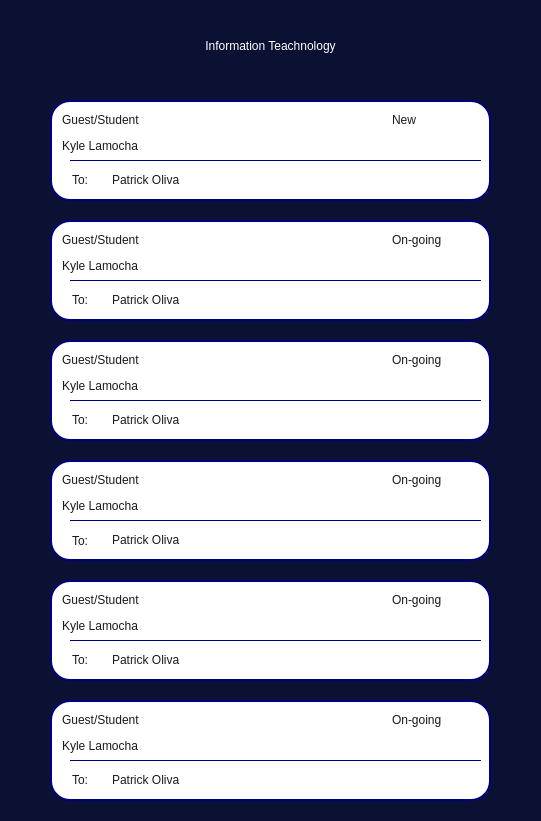
   <widget class="QFrame" name="frame_15">
    <property name="geometry">
     <rect>
      <x>700</x>
      <y>190</y>
      <width>541</width>
      <height>821</height>
     </rect>
    </property>
    <property name="styleSheet">
     <string notr="true">QFrame{
	background-color: rgb(11, 17, 51);
border-radius: 20px;

}

</string>
    </property>
    <property name="frameShape">
     <enum>QFrame::StyledPanel</enum>
    </property>
    <property name="frameShadow">
     <enum>QFrame::Raised</enum>
    </property>
    <widget class="QLabel" name="label_11">
     <property name="geometry">
      <rect>
       <x>0</x>
       <y>20</y>
       <width>541</width>
       <height>51</height>
      </rect>
     </property>
     <property name="styleSheet">
      <string notr="true">font:40pt &quot;Bebas&quot;;
color: rgb(255, 255, 255);
</string>
     </property>
     <property name="text">
      <string>Information Teachnology</string>
     </property>
     <property name="alignment">
      <set>Qt::AlignCenter</set>
     </property>
    </widget>
    <widget class="QFrame" name="frame_44">
     <property name="geometry">
      <rect>
       <x>50</x>
       <y>100</y>
       <width>441</width>
       <height>101</height>
      </rect>
     </property>
     <property name="styleSheet">
      <string notr="true">QFrame{
border: 2px solid navy blue;
	background-color: rgb(255, 255, 255);
}

</string>
     </property>
     <property name="frameShape">
      <enum>QFrame::StyledPanel</enum>
     </property>
     <property name="frameShadow">
      <enum>QFrame::Raised</enum>
     </property>
     <widget class="QLineEdit" name="lineEdit_218">
      <property name="geometry">
       <rect>
        <x>340</x>
        <y>10</y>
        <width>91</width>
        <height>20</height>
       </rect>
      </property>
      <property name="styleSheet">
       <string notr="true">QLineEdit{
font: 11pt &quot;Montserrat&quot;;
border-radius: 5px;
	color: rgb(25, 25, 26);

}

</string>
      </property>
      <property name="text">
       <string>New</string>
      </property>
      <property name="placeholderText">
       <string>Appointment Subject</string>
      </property>
     </widget>
     <widget class="QLineEdit" name="c2r1Student">
      <property name="geometry">
       <rect>
        <x>10</x>
        <y>30</y>
        <width>421</width>
        <height>31</height>
       </rect>
      </property>
      <property name="styleSheet">
       <string notr="true">QLineEdit{
	font: 75 16pt &quot;Montserrat&quot;;
border-radius: 5px;
	color: rgb(25, 25, 26);

}

</string>
      </property>
      <property name="text">
       <string>Kyle Lamocha</string>
      </property>
      <property name="placeholderText">
       <string>Appointment Subject</string>
      </property>
     </widget>
     <widget class="QLineEdit" name="lineEdit_221">
      <property name="geometry">
       <rect>
        <x>10</x>
        <y>10</y>
        <width>331</width>
        <height>20</height>
       </rect>
      </property>
      <property name="styleSheet">
       <string notr="true">QLineEdit{
font: 10pt &quot;Montserrat&quot;;
border-radius: 5px;
	color: rgb(25, 25, 26);

}

</string>
      </property>
      <property name="text">
       <string>Guest/Student</string>
      </property>
      <property name="placeholderText">
       <string>Appointment Subject</string>
      </property>
     </widget>
     <widget class="Line" name="line_31">
      <property name="geometry">
       <rect>
        <x>20</x>
        <y>60</y>
        <width>411</width>
        <height>1</height>
       </rect>
      </property>
      <property name="styleSheet">
       <string notr="true">background-color: rgb(25, 25, 26);</string>
      </property>
      <property name="orientation">
       <enum>Qt::Horizontal</enum>
      </property>
     </widget>
     <widget class="QLineEdit" name="lineEdit_223">
      <property name="geometry">
       <rect>
        <x>20</x>
        <y>70</y>
        <width>51</width>
        <height>20</height>
       </rect>
      </property>
      <property name="styleSheet">
       <string notr="true">QLineEdit{
font: 13pt &quot;Montserrat&quot;;
border-radius: 5px;
	color: rgb(25, 25, 26);

}

</string>
      </property>
      <property name="text">
       <string>To:</string>
      </property>
      <property name="placeholderText">
       <string>Appointment Subject</string>
      </property>
     </widget>
     <widget class="QLineEdit" name="c2r1Teacher">
      <property name="geometry">
       <rect>
        <x>60</x>
        <y>70</y>
        <width>371</width>
        <height>20</height>
       </rect>
      </property>
      <property name="styleSheet">
       <string notr="true">QLineEdit{
	font: 75 16pt &quot;Montserrat&quot;;
border-radius: 5px;
	color: rgb(25, 25, 26);

}

</string>
      </property>
      <property name="text">
       <string>Patrick Oliva</string>
      </property>
      <property name="placeholderText">
       <string>Appointment Subject</string>
      </property>
     </widget>
    </widget>
    <widget class="QFrame" name="frame_45">
     <property name="geometry">
      <rect>
       <x>50</x>
       <y>220</y>
       <width>441</width>
       <height>101</height>
      </rect>
     </property>
     <property name="styleSheet">
      <string notr="true">QFrame{
border: 2px solid navy blue;
	background-color: rgb(255, 255, 255);
}

</string>
     </property>
     <property name="frameShape">
      <enum>QFrame::StyledPanel</enum>
     </property>
     <property name="frameShadow">
      <enum>QFrame::Raised</enum>
     </property>
     <widget class="QLineEdit" name="lineEdit_226">
      <property name="geometry">
       <rect>
        <x>340</x>
        <y>10</y>
        <width>91</width>
        <height>20</height>
       </rect>
      </property>
      <property name="styleSheet">
       <string notr="true">QLineEdit{
font: 11pt &quot;Montserrat&quot;;
border-radius: 5px;
	color: rgb(25, 25, 26);

}

</string>
      </property>
      <property name="text">
       <string>On-going</string>
      </property>
      <property name="placeholderText">
       <string>Appointment Subject</string>
      </property>
     </widget>
     <widget class="QLineEdit" name="c2r2Student">
      <property name="geometry">
       <rect>
        <x>10</x>
        <y>30</y>
        <width>421</width>
        <height>31</height>
       </rect>
      </property>
      <property name="styleSheet">
       <string notr="true">QLineEdit{
	font: 75 16pt &quot;Montserrat&quot;;
border-radius: 5px;
	color: rgb(25, 25, 26);

}

</string>
      </property>
      <property name="text">
       <string>Kyle Lamocha</string>
      </property>
      <property name="placeholderText">
       <string>Appointment Subject</string>
      </property>
     </widget>
     <widget class="QLineEdit" name="lineEdit_228">
      <property name="geometry">
       <rect>
        <x>10</x>
        <y>10</y>
        <width>331</width>
        <height>20</height>
       </rect>
      </property>
      <property name="styleSheet">
       <string notr="true">QLineEdit{
font: 10pt &quot;Montserrat&quot;;
border-radius: 5px;
	color: rgb(25, 25, 26);

}

</string>
      </property>
      <property name="text">
       <string>Guest/Student</string>
      </property>
      <property name="placeholderText">
       <string>Appointment Subject</string>
      </property>
     </widget>
     <widget class="Line" name="line_32">
      <property name="geometry">
       <rect>
        <x>20</x>
        <y>60</y>
        <width>411</width>
        <height>1</height>
       </rect>
      </property>
      <property name="styleSheet">
       <string notr="true">background-color: rgb(25, 25, 26);</string>
      </property>
      <property name="orientation">
       <enum>Qt::Horizontal</enum>
      </property>
     </widget>
     <widget class="QLineEdit" name="lineEdit_231">
      <property name="geometry">
       <rect>
        <x>20</x>
        <y>70</y>
        <width>51</width>
        <height>20</height>
       </rect>
      </property>
      <property name="styleSheet">
       <string notr="true">QLineEdit{
font: 13pt &quot;Montserrat&quot;;
border-radius: 5px;
	color: rgb(25, 25, 26);

}

</string>
      </property>
      <property name="text">
       <string>To:</string>
      </property>
      <property name="placeholderText">
       <string>Appointment Subject</string>
      </property>
     </widget>
     <widget class="QLineEdit" name="c2r2Teacher">
      <property name="geometry">
       <rect>
        <x>60</x>
        <y>70</y>
        <width>371</width>
        <height>20</height>
       </rect>
      </property>
      <property name="styleSheet">
       <string notr="true">QLineEdit{
	font: 75 16pt &quot;Montserrat&quot;;
border-radius: 5px;
	color: rgb(25, 25, 26);

}

</string>
      </property>
      <property name="text">
       <string>Patrick Oliva</string>
      </property>
      <property name="placeholderText">
       <string>Appointment Subject</string>
      </property>
     </widget>
    </widget>
    <widget class="QFrame" name="frame_46">
     <property name="geometry">
      <rect>
       <x>50</x>
       <y>340</y>
       <width>441</width>
       <height>101</height>
      </rect>
     </property>
     <property name="styleSheet">
      <string notr="true">QFrame{
border: 2px solid navy blue;
	background-color: rgb(255, 255, 255);
}

</string>
     </property>
     <property name="frameShape">
      <enum>QFrame::StyledPanel</enum>
     </property>
     <property name="frameShadow">
      <enum>QFrame::Raised</enum>
     </property>
     <widget class="QLineEdit" name="lineEdit_233">
      <property name="geometry">
       <rect>
        <x>340</x>
        <y>10</y>
        <width>91</width>
        <height>20</height>
       </rect>
      </property>
      <property name="styleSheet">
       <string notr="true">QLineEdit{
font: 11pt &quot;Montserrat&quot;;
border-radius: 5px;
	color: rgb(25, 25, 26);

}

</string>
      </property>
      <property name="text">
       <string>On-going</string>
      </property>
      <property name="placeholderText">
       <string>Appointment Subject</string>
      </property>
     </widget>
     <widget class="QLineEdit" name="c2r3Student">
      <property name="geometry">
       <rect>
        <x>10</x>
        <y>30</y>
        <width>421</width>
        <height>31</height>
       </rect>
      </property>
      <property name="styleSheet">
       <string notr="true">QLineEdit{
	font: 75 16pt &quot;Montserrat&quot;;
border-radius: 5px;
	color: rgb(25, 25, 26);

}

</string>
      </property>
      <property name="text">
       <string>Kyle Lamocha</string>
      </property>
      <property name="placeholderText">
       <string>Appointment Subject</string>
      </property>
     </widget>
     <widget class="QLineEdit" name="lineEdit_236">
      <property name="geometry">
       <rect>
        <x>10</x>
        <y>10</y>
        <width>331</width>
        <height>20</height>
       </rect>
      </property>
      <property name="styleSheet">
       <string notr="true">QLineEdit{
font: 10pt &quot;Montserrat&quot;;
border-radius: 5px;
	color: rgb(25, 25, 26);

}

</string>
      </property>
      <property name="text">
       <string>Guest/Student</string>
      </property>
      <property name="placeholderText">
       <string>Appointment Subject</string>
      </property>
     </widget>
     <widget class="Line" name="line_33">
      <property name="geometry">
       <rect>
        <x>20</x>
        <y>60</y>
        <width>411</width>
        <height>1</height>
       </rect>
      </property>
      <property name="styleSheet">
       <string notr="true">background-color: rgb(25, 25, 26);</string>
      </property>
      <property name="orientation">
       <enum>Qt::Horizontal</enum>
      </property>
     </widget>
     <widget class="QLineEdit" name="lineEdit_238">
      <property name="geometry">
       <rect>
        <x>20</x>
        <y>70</y>
        <width>51</width>
        <height>20</height>
       </rect>
      </property>
      <property name="styleSheet">
       <string notr="true">QLineEdit{
font: 13pt &quot;Montserrat&quot;;
border-radius: 5px;
	color: rgb(25, 25, 26);

}

</string>
      </property>
      <property name="text">
       <string>To:</string>
      </property>
      <property name="placeholderText">
       <string>Appointment Subject</string>
      </property>
     </widget>
     <widget class="QLineEdit" name="c2r3Teacher">
      <property name="geometry">
       <rect>
        <x>60</x>
        <y>70</y>
        <width>371</width>
        <height>20</height>
       </rect>
      </property>
      <property name="styleSheet">
       <string notr="true">QLineEdit{
	font: 75 16pt &quot;Montserrat&quot;;
border-radius: 5px;
	color: rgb(25, 25, 26);

}

</string>
      </property>
      <property name="text">
       <string>Patrick Oliva</string>
      </property>
      <property name="placeholderText">
       <string>Appointment Subject</string>
      </property>
     </widget>
    </widget>
    <widget class="QFrame" name="frame_47">
     <property name="geometry">
      <rect>
       <x>50</x>
       <y>460</y>
       <width>441</width>
       <height>101</height>
      </rect>
     </property>
     <property name="styleSheet">
      <string notr="true">QFrame{
	background-color: rgb(255, 255, 255);
border: 2px solid navy blue;

}

</string>
     </property>
     <property name="frameShape">
      <enum>QFrame::StyledPanel</enum>
     </property>
     <property name="frameShadow">
      <enum>QFrame::Raised</enum>
     </property>
     <widget class="QLineEdit" name="lineEdit_241">
      <property name="geometry">
       <rect>
        <x>340</x>
        <y>10</y>
        <width>91</width>
        <height>20</height>
       </rect>
      </property>
      <property name="styleSheet">
       <string notr="true">QLineEdit{
font: 11pt &quot;Montserrat&quot;;
border-radius: 5px;
	color: rgb(25, 25, 26);

}

</string>
      </property>
      <property name="text">
       <string>On-going</string>
      </property>
      <property name="placeholderText">
       <string>Appointment Subject</string>
      </property>
     </widget>
     <widget class="QLineEdit" name="c2r4Student">
      <property name="geometry">
       <rect>
        <x>10</x>
        <y>30</y>
        <width>421</width>
        <height>31</height>
       </rect>
      </property>
      <property name="styleSheet">
       <string notr="true">QLineEdit{
	font: 75 16pt &quot;Montserrat&quot;;
border-radius: 5px;
	color: rgb(25, 25, 26);

}

</string>
      </property>
      <property name="text">
       <string>Kyle Lamocha</string>
      </property>
      <property name="placeholderText">
       <string>Appointment Subject</string>
      </property>
     </widget>
     <widget class="QLineEdit" name="lineEdit_243">
      <property name="geometry">
       <rect>
        <x>10</x>
        <y>10</y>
        <width>331</width>
        <height>20</height>
       </rect>
      </property>
      <property name="styleSheet">
       <string notr="true">QLineEdit{
font: 10pt &quot;Montserrat&quot;;
border-radius: 5px;
	color: rgb(25, 25, 26);

}

</string>
      </property>
      <property name="text">
       <string>Guest/Student</string>
      </property>
      <property name="placeholderText">
       <string>Appointment Subject</string>
      </property>
     </widget>
     <widget class="Line" name="line_34">
      <property name="geometry">
       <rect>
        <x>20</x>
        <y>60</y>
        <width>411</width>
        <height>1</height>
       </rect>
      </property>
      <property name="styleSheet">
       <string notr="true">background-color: rgb(25, 25, 26);</string>
      </property>
      <property name="orientation">
       <enum>Qt::Horizontal</enum>
      </property>
     </widget>
     <widget class="QLineEdit" name="lineEdit_246">
      <property name="geometry">
       <rect>
        <x>20</x>
        <y>70</y>
        <width>41</width>
        <height>21</height>
       </rect>
      </property>
      <property name="styleSheet">
       <string notr="true">QLineEdit{
font: 13pt &quot;Montserrat&quot;;
border-radius: 5px;
	color: rgb(25, 25, 26);

}

</string>
      </property>
      <property name="text">
       <string>To:</string>
      </property>
      <property name="placeholderText">
       <string>Appointment Subject</string>
      </property>
     </widget>
     <widget class="QLineEdit" name="c2r4Teacher">
      <property name="geometry">
       <rect>
        <x>60</x>
        <y>70</y>
        <width>371</width>
        <height>20</height>
       </rect>
      </property>
      <property name="styleSheet">
       <string notr="true">QLineEdit{
	font: 75 16pt &quot;Montserrat&quot;;
border-radius: 5px;
	color: rgb(25, 25, 26);

}

</string>
      </property>
      <property name="text">
       <string>Patrick Oliva</string>
      </property>
      <property name="placeholderText">
       <string>Appointment Subject</string>
      </property>
     </widget>
    </widget>
    <widget class="QFrame" name="frame_48">
     <property name="geometry">
      <rect>
       <x>50</x>
       <y>580</y>
       <width>441</width>
       <height>101</height>
      </rect>
     </property>
     <property name="styleSheet">
      <string notr="true">QFrame{
border: 2px solid navy blue;
	background-color: rgb(255, 255, 255);
}

</string>
     </property>
     <property name="frameShape">
      <enum>QFrame::StyledPanel</enum>
     </property>
     <property name="frameShadow">
      <enum>QFrame::Raised</enum>
     </property>
     <widget class="QLineEdit" name="lineEdit_247">
      <property name="geometry">
       <rect>
        <x>340</x>
        <y>10</y>
        <width>91</width>
        <height>20</height>
       </rect>
      </property>
      <property name="styleSheet">
       <string notr="true">QLineEdit{
font: 11pt &quot;Montserrat&quot;;
border-radius: 5px;
	color: rgb(25, 25, 26);

}

</string>
      </property>
      <property name="text">
       <string>On-going</string>
      </property>
      <property name="placeholderText">
       <string>Appointment Subject</string>
      </property>
     </widget>
     <widget class="QLineEdit" name="c2r5Student">
      <property name="geometry">
       <rect>
        <x>10</x>
        <y>30</y>
        <width>421</width>
        <height>31</height>
       </rect>
      </property>
      <property name="styleSheet">
       <string notr="true">QLineEdit{
	font: 75 16pt &quot;Montserrat&quot;;
border-radius: 5px;
	color: rgb(25, 25, 26);

}

</string>
      </property>
      <property name="text">
       <string>Kyle Lamocha</string>
      </property>
      <property name="placeholderText">
       <string>Appointment Subject</string>
      </property>
     </widget>
     <widget class="QLineEdit" name="lineEdit_248">
      <property name="geometry">
       <rect>
        <x>10</x>
        <y>10</y>
        <width>331</width>
        <height>20</height>
       </rect>
      </property>
      <property name="styleSheet">
       <string notr="true">QLineEdit{
font: 10pt &quot;Montserrat&quot;;
border-radius: 5px;
	color: rgb(25, 25, 26);

}

</string>
      </property>
      <property name="text">
       <string>Guest/Student</string>
      </property>
      <property name="placeholderText">
       <string>Appointment Subject</string>
      </property>
     </widget>
     <widget class="Line" name="line_35">
      <property name="geometry">
       <rect>
        <x>20</x>
        <y>60</y>
        <width>411</width>
        <height>1</height>
       </rect>
      </property>
      <property name="styleSheet">
       <string notr="true">background-color: rgb(25, 25, 26);</string>
      </property>
      <property name="orientation">
       <enum>Qt::Horizontal</enum>
      </property>
     </widget>
     <widget class="QLineEdit" name="lineEdit_249">
      <property name="geometry">
       <rect>
        <x>20</x>
        <y>70</y>
        <width>41</width>
        <height>20</height>
       </rect>
      </property>
      <property name="styleSheet">
       <string notr="true">QLineEdit{
font: 13pt &quot;Montserrat&quot;;
border-radius: 5px;
	color: rgb(25, 25, 26);

}

</string>
      </property>
      <property name="text">
       <string>To:</string>
      </property>
      <property name="placeholderText">
       <string>Appointment Subject</string>
      </property>
     </widget>
     <widget class="QLineEdit" name="c2r5Teacher">
      <property name="geometry">
       <rect>
        <x>60</x>
        <y>70</y>
        <width>371</width>
        <height>20</height>
       </rect>
      </property>
      <property name="styleSheet">
       <string notr="true">QLineEdit{
	font: 75 16pt &quot;Montserrat&quot;;
border-radius: 5px;
	color: rgb(25, 25, 26);

}

</string>
      </property>
      <property name="text">
       <string>Patrick Oliva</string>
      </property>
      <property name="placeholderText">
       <string>Appointment Subject</string>
      </property>
     </widget>
    </widget>
    <widget class="QFrame" name="frame_49">
     <property name="geometry">
      <rect>
       <x>50</x>
       <y>700</y>
       <width>441</width>
       <height>101</height>
      </rect>
     </property>
     <property name="styleSheet">
      <string notr="true">QFrame{
border: 2px solid navy blue;
	background-color: rgb(255, 255, 255);
}

</string>
     </property>
     <property name="frameShape">
      <enum>QFrame::StyledPanel</enum>
     </property>
     <property name="frameShadow">
      <enum>QFrame::Raised</enum>
     </property>
     <widget class="QLineEdit" name="lineEdit_250">
      <property name="geometry">
       <rect>
        <x>340</x>
        <y>10</y>
        <width>91</width>
        <height>20</height>
       </rect>
      </property>
      <property name="styleSheet">
       <string notr="true">QLineEdit{
font: 11pt &quot;Montserrat&quot;;
border-radius: 5px;
	color: rgb(25, 25, 26);

}

</string>
      </property>
      <property name="text">
       <string>On-going</string>
      </property>
      <property name="placeholderText">
       <string>Appointment Subject</string>
      </property>
     </widget>
     <widget class="QLineEdit" name="c2r6Student">
      <property name="geometry">
       <rect>
        <x>10</x>
        <y>30</y>
        <width>421</width>
        <height>31</height>
       </rect>
      </property>
      <property name="styleSheet">
       <string notr="true">QLineEdit{
	font: 75 16pt &quot;Montserrat&quot;;
border-radius: 5px;
	color: rgb(25, 25, 26);

}

</string>
      </property>
      <property name="text">
       <string>Kyle Lamocha</string>
      </property>
      <property name="placeholderText">
       <string>Appointment Subject</string>
      </property>
     </widget>
     <widget class="QLineEdit" name="lineEdit_251">
      <property name="geometry">
       <rect>
        <x>10</x>
        <y>10</y>
        <width>331</width>
        <height>20</height>
       </rect>
      </property>
      <property name="styleSheet">
       <string notr="true">QLineEdit{
font: 10pt &quot;Montserrat&quot;;
border-radius: 5px;
	color: rgb(25, 25, 26);

}

</string>
      </property>
      <property name="text">
       <string>Guest/Student</string>
      </property>
      <property name="placeholderText">
       <string>Appointment Subject</string>
      </property>
     </widget>
     <widget class="Line" name="line_36">
      <property name="geometry">
       <rect>
        <x>20</x>
        <y>60</y>
        <width>411</width>
        <height>1</height>
       </rect>
      </property>
      <property name="styleSheet">
       <string notr="true">background-color: rgb(25, 25, 26);</string>
      </property>
      <property name="orientation">
       <enum>Qt::Horizontal</enum>
      </property>
     </widget>
     <widget class="QLineEdit" name="lineEdit_252">
      <property name="geometry">
       <rect>
        <x>20</x>
        <y>70</y>
        <width>31</width>
        <height>20</height>
       </rect>
      </property>
      <property name="styleSheet">
       <string notr="true">QLineEdit{
font: 13pt &quot;Montserrat&quot;;
border-radius: 5px;
	color: rgb(25, 25, 26);

}

</string>
      </property>
      <property name="text">
       <string>To:</string>
      </property>
      <property name="placeholderText">
       <string>Appointment Subject</string>
      </property>
     </widget>
     <widget class="QLineEdit" name="c2r6Teacher">
      <property name="geometry">
       <rect>
        <x>60</x>
        <y>70</y>
        <width>371</width>
        <height>20</height>
       </rect>
      </property>
      <property name="styleSheet">
       <string notr="true">QLineEdit{
	font: 75 16pt &quot;Montserrat&quot;;
border-radius: 5px;
	color: rgb(25, 25, 26);

}

</string>
      </property>
      <property name="text">
       <string>Patrick Oliva</string>
      </property>
      <property name="placeholderText">
       <string>Appointment Subject</string>
      </property>
     </widget>
    </widget>
   </widget>
